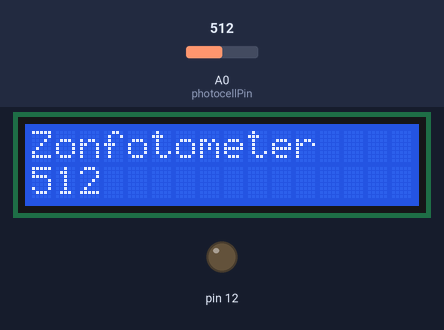
A sketch run on a simulated Arduino Uno, built with avr-gcc and run on an emulated ATmega328P. On the bench: 16×2 character LCD, output pins drawn as LEDs (lit = HIGH). Inputs (shaded band) come from the test bench; at power-on: A0 (photocellPin) = 512.

Above: at 1.2 s.
1.3 s: A0 (photocellPin) set to 716
At 2.5 s:
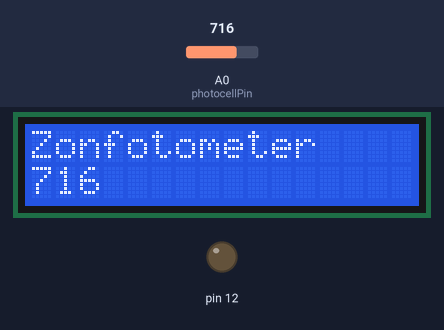
2.8 s: A0 (photocellPin) set to 900
At 4.0 s:
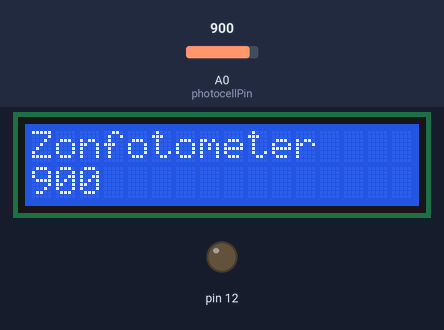
4.3 s: A0 (photocellPin) set to 1023
At 5.6 s:
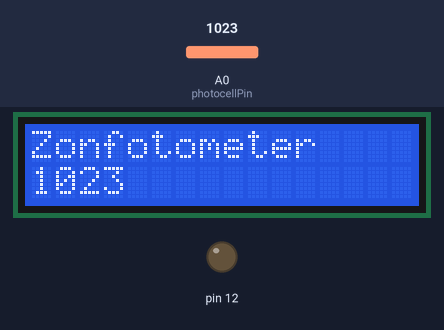
Timing chart, 0 to 7.3 s (numbered marks = the images above; inputs shaded):
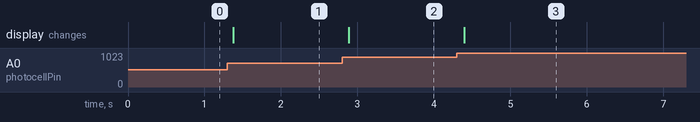

Measured:
- after the input at 1.3 s, the display: changes after 0.07 s (image 1)
- after the input at 2.8 s, the display: changes after 0.09 s (image 2)
- after the input at 4.3 s, the display: changes after 0.10 s (image 3)

The sketch:

sketch_photometer.ino
```cpp
#include <LiquidCrystal.h>

const int rs = 11, en = 10, d4 = 5, d5 = 4, d6 = 3, d7 = 2;
LiquidCrystal lcd(rs, en, d4, d5, d6, d7);

int photocellPin = 0;
int photocellReading;

void setup() {
  pinMode(12, HIGH);
  digitalWrite(12, LOW );

  lcd.begin(16, 2);
  lcd.print("Zonfotometer");
}

void loop() {
  photocellReading = analogRead(photocellPin);

  lcd.setCursor(0, 1);
  lcd.print(photocellReading);

  delay(100);
}
```
